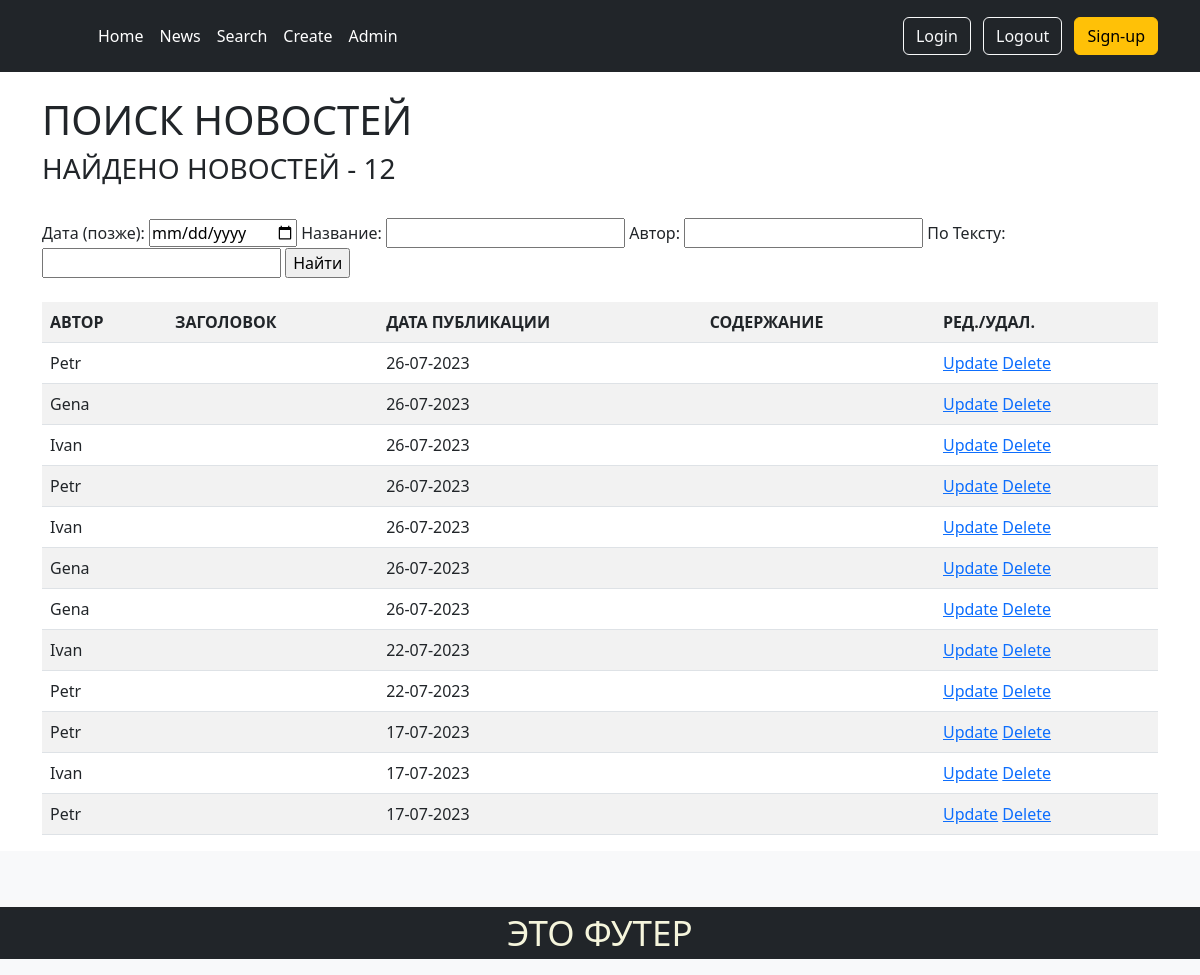
Page /news/search/ on the earlier database version.
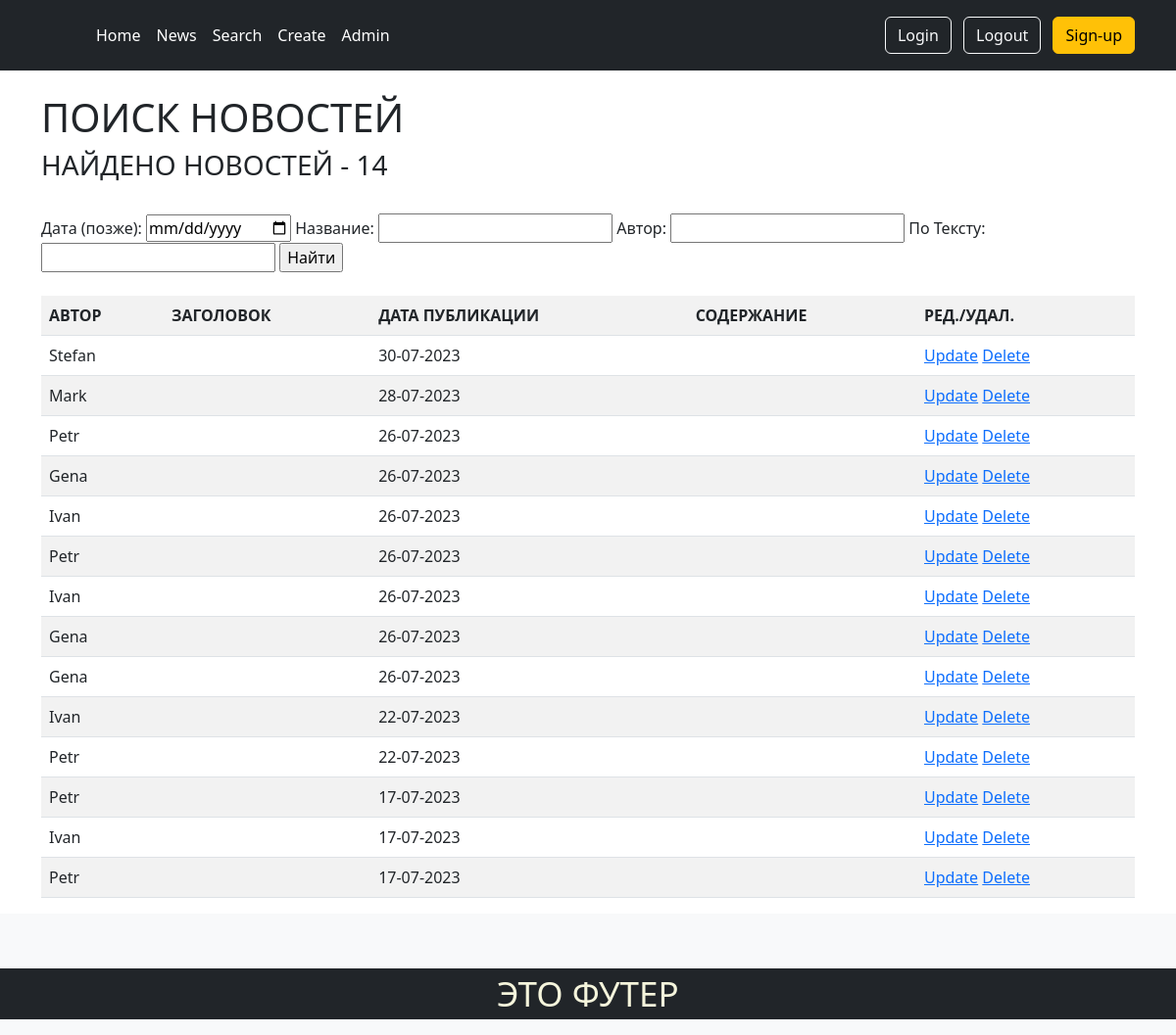
Same page on the later database version.
### news/models.py (models this page shows, shortened)
class Post(models.Model):
    author = models.ForeignKey(Author, on_delete=models.CASCADE)
    NEWS = 'NW'
    ARTICLE = 'AR'
    CATEGORY_CHOICES = (
        (NEWS, 'Новость'),
        (ARTICLE, 'Статья'),
    )
    categoryType = models.CharField(
        max_length=2, choices=CATEGORY_CHOICES, default=ARTICLE)
    dateCreation = models.DateTimeField(auto_now_add=True)
    postCategory = models.ManyToManyField(Category, through='PostCategory')
    title = models.CharField(max_length=128)
    text = models.TextField()
    rating = models.SmallIntegerField(default=0)
    def preview(self):
        return self.text[:124] + '...'

class Author(models.Model):
    authorUser = models.OneToOneField(User, on_delete=models.CASCADE)
    ratingAuthor = models.SmallIntegerField(default=0)

### news/views.py (the view)
# urls.py: path('search/', PostSearch.as_view(), name='post_search'),
class PostSearch(ListView):
    model = Post
    template_name = 'news/post_search.html'
    context_object_name = 'posts_search'
    ordering = ['-dateCreation']
    def get_context_data(self, **kwargs):
        context = super().get_context_data(**kwargs)
        context['filter'] = PostFilter(
            self.request.GET, queryset=self.get_queryset())
        return context

### news/templatetags/custom_filters.py (called while the page is built)
@register.filter(name='censor')
def censor(value):
    custom_badwords = ['нехорошие слова']
    profanity.add_censor_words(custom_badwords)
    censored = profanity.censor(value, '*$')
    return censored

### news/templates/news/post_search.html (shortened to what this page needs)
{% extends 'layout/default.html' %}
{%load custom_filters%}
{% block content %}
<br>
<h1>ПОИСК НОВОСТЕЙ</h1>
<h3>НАЙДЕНО НОВОСТЕЙ - {{filter.qs|length}}</h3>
<br>
{% if posts_search %}
<form method="GET">
   {{ filter.form }}
   <input type="submit" value="Найти">
</form>
<br>
<table class="table table-striped">
   <tr>
      <th scope="col">АВТОР</th>
      <th scope="col">ЗАГОЛОВОК</th>
      <th scope="col">ДАТА ПУБЛИКАЦИИ</th>
      <th scope="col">СОДЕРЖАНИЕ</th>
      <th scope="col">РЕД./УДАЛ.</th>
   </tr>
   {% for i in filter.qs %}
   <tr>
      <td>{{ i.author.authorUser.username }}</td>
      <td><a href="{% url 'news:second_post_detail' i.id %}">{{ i.title|censor }}</a></td>
      <td>{{ i.dateCreation|date:'d-m-Y'}}</td>
      <td>{{ i.preview|truncatechars:50|censor}}</td>
      <td>
         <a href="{% url 'news:post_update' i.id %}">Update</a>
         <a href="{% url 'news:post_delete' i.id %}">Delete</a>
      </td>
   </tr>
   {% endfor %}
</table>
{%else%}
<h1>НОВОСТЕЙ - нету!!!</h1>
{%endif%}
{% endblock content %}

Differences in the rows shown:
added Post: author.authorUser.username "Stefan", dateCreation "30-07-2023"
added Post: author.authorUser.username "Mark", dateCreation "28-07-2023"
Other differences:
{{ filter.qs|length }}: "12" → "14"
